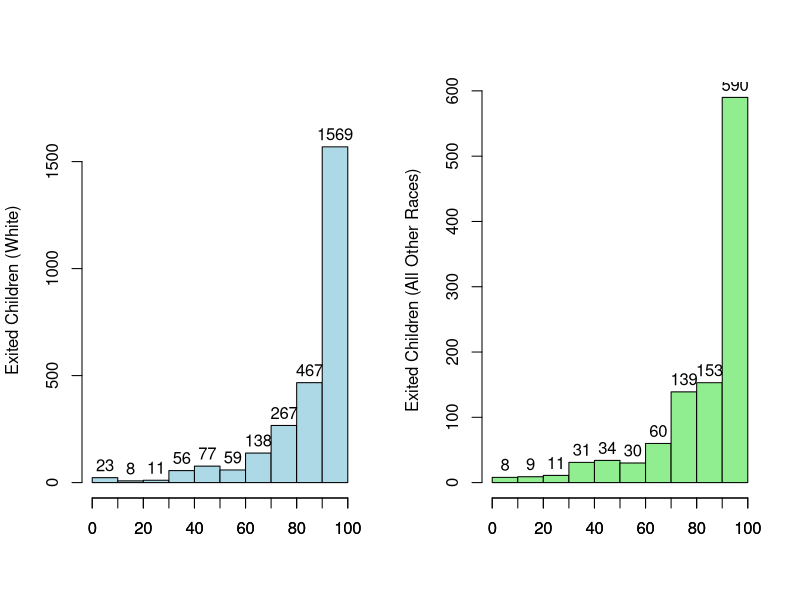

Write the R code that produced this figure.
#2013=============================================================================

data_2013=read.csv("SUCCESS Initiative Query SFY 13.csv",header=TRUE)
data_2013[is.na(data_2013)] <- 0
head(data_2013)
str(data_2013)
names(data_2013)

race <- split(data_2013, data_2013$Race)
data_2013[is.na(data_2013)] <- 0

allraces <- rbind(race$White,race$`All Other Races`)
white <- race$White
other <- race$`All Other Races`


par(mfrow=c(1,2))
hist(race$White$Percent, breaks=10,
     col="lightblue",
     labels=TRUE,
     ylim=c(0, 1800),
     xlab="",
     ylab="Exited Children (White)",
     main="")
axis(side=1, at=seq(0,100, 10))
#     text(50, 1600, "Average 86.76% / Min 0% / Max 100%",
#          cex = .8),
#     text(50, 1500, "Total Exited Children 3740",
#         cex = .8))

hist(race$`All Other Races`$Percent, breaks=10,
     col="lightgreen", 
     xlab="",
     ylab="Exited Children (All Other Races)",labels=TRUE,
     main="")
axis(side=1, at=seq(0,100, 10))

mean(race$White$Percent)
mean(race$`All Other Races`$Percent)


